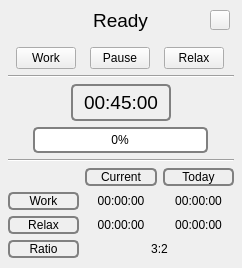
<?xml version="1.0" encoding="UTF-8"?>
<ui version="4.0">
 <class>Form</class>
 <widget class="QWidget" name="Form">
  <property name="geometry">
   <rect>
    <x>0</x>
    <y>0</y>
    <width>242</width>
    <height>268</height>
   </rect>
  </property>
  <property name="windowTitle">
   <string>Schedule</string>
  </property>
  <property name="windowIcon">
   <iconset>
    <normaloff>sun.ico</normaloff>sun.ico</iconset>
  </property>
  <widget class="QWidget" name="layoutWidget">
   <property name="geometry">
    <rect>
     <x>8</x>
     <y>0</y>
     <width>226</width>
     <height>258</height>
    </rect>
   </property>
   <layout class="QVBoxLayout" name="verticalLayout">
    <item>
     <layout class="QVBoxLayout" name="Schedule">
      <item alignment="Qt::AlignHCenter">
       <widget class="QLabel" name="ui_header">
        <property name="maximumSize">
         <size>
          <width>100</width>
          <height>16777215</height>
         </size>
        </property>
        <property name="font">
         <font>
          <family>Ubuntu</family>
          <pointsize>14</pointsize>
          <italic>false</italic>
         </font>
        </property>
        <property name="styleSheet">
         <string notr="true">background-image: url();</string>
        </property>
        <property name="locale">
         <locale language="English" country="UnitedStates"/>
        </property>
        <property name="text">
         <string>Ready</string>
        </property>
        <property name="alignment">
         <set>Qt::AlignCenter</set>
        </property>
       </widget>
      </item>
      <item>
       <layout class="QHBoxLayout" name="buttons">
        <item>
         <widget class="QPushButton" name="button_work">
          <property name="maximumSize">
           <size>
            <width>60</width>
            <height>16777215</height>
           </size>
          </property>
          <property name="styleSheet">
           <string notr="true">background-image: url(bg.jpg);</string>
          </property>
          <property name="text">
           <string>Work</string>
          </property>
         </widget>
        </item>
        <item>
         <widget class="QPushButton" name="button_pause_continue">
          <property name="maximumSize">
           <size>
            <width>60</width>
            <height>16777215</height>
           </size>
          </property>
          <property name="styleSheet">
           <string notr="true">background-image: url(bg.jpg);</string>
          </property>
          <property name="text">
           <string>Pause</string>
          </property>
         </widget>
        </item>
        <item>
         <widget class="QPushButton" name="button_relax">
          <property name="maximumSize">
           <size>
            <width>60</width>
            <height>16777215</height>
           </size>
          </property>
          <property name="styleSheet">
           <string notr="true">background-image: url(bg.jpg);</string>
          </property>
          <property name="text">
           <string>Relax</string>
          </property>
         </widget>
        </item>
       </layout>
      </item>
     </layout>
    </item>
    <item>
     <widget class="Line" name="line_schedule">
      <property name="orientation">
       <enum>Qt::Horizontal</enum>
      </property>
     </widget>
    </item>
    <item>
     <layout class="QVBoxLayout" name="Timer">
      <item alignment="Qt::AlignHCenter">
       <widget class="QLabel" name="ui_timer">
        <property name="sizePolicy">
         <sizepolicy hsizetype="Preferred" vsizetype="Preferred">
          <horstretch>0</horstretch>
          <verstretch>0</verstretch>
         </sizepolicy>
        </property>
        <property name="minimumSize">
         <size>
          <width>100</width>
          <height>0</height>
         </size>
        </property>
        <property name="maximumSize">
         <size>
          <width>100</width>
          <height>16777215</height>
         </size>
        </property>
        <property name="font">
         <font>
          <pointsize>14</pointsize>
         </font>
        </property>
        <property name="layoutDirection">
         <enum>Qt::LeftToRight</enum>
        </property>
        <property name="styleSheet">
         <string notr="true">border: 2px solid grey;
border-radius: 5px;
background-image: url(bg.jpg);</string>
        </property>
        <property name="text">
         <string>00:45:00</string>
        </property>
        <property name="alignment">
         <set>Qt::AlignCenter</set>
        </property>
       </widget>
      </item>
      <item alignment="Qt::AlignHCenter">
       <widget class="QProgressBar" name="ui_progress_bar">
        <property name="sizePolicy">
         <sizepolicy hsizetype="Expanding" vsizetype="Fixed">
          <horstretch>0</horstretch>
          <verstretch>0</verstretch>
         </sizepolicy>
        </property>
        <property name="minimumSize">
         <size>
          <width>175</width>
          <height>0</height>
         </size>
        </property>
        <property name="maximumSize">
         <size>
          <width>16777215</width>
          <height>16777215</height>
         </size>
        </property>
        <property name="styleSheet">
         <string notr="true">QProgressBar {
border: 2px solid grey;
border-radius: 5px;
background-image: url(bg.jpg);
}

QProgressBar::chunk { background-color: orange; }</string>
        </property>
        <property name="maximum">
         <number>100</number>
        </property>
        <property name="value">
         <number>0</number>
        </property>
        <property name="alignment">
         <set>Qt::AlignCenter</set>
        </property>
       </widget>
      </item>
     </layout>
    </item>
    <item>
     <widget class="Line" name="line_timer">
      <property name="orientation">
       <enum>Qt::Horizontal</enum>
      </property>
     </widget>
    </item>
    <item>
     <layout class="QGridLayout" name="Statistics">
      <item row="4" column="2">
       <widget class="QLabel" name="ui_today_relax">
        <property name="enabled">
         <bool>true</bool>
        </property>
        <property name="autoFillBackground">
         <bool>false</bool>
        </property>
        <property name="frameShape">
         <enum>QFrame::NoFrame</enum>
        </property>
        <property name="frameShadow">
         <enum>QFrame::Plain</enum>
        </property>
        <property name="text">
         <string>00:00:00</string>
        </property>
        <property name="alignment">
         <set>Qt::AlignCenter</set>
        </property>
       </widget>
      </item>
      <item row="4" column="1">
       <widget class="QLabel" name="ui_current_relax">
        <property name="font">
         <font>
          <weight>50</weight>
          <bold>false</bold>
         </font>
        </property>
        <property name="text">
         <string>00:00:00</string>
        </property>
        <property name="alignment">
         <set>Qt::AlignCenter</set>
        </property>
       </widget>
      </item>
      <item row="3" column="2">
       <widget class="QLabel" name="ui_today_work">
        <property name="text">
         <string>00:00:00</string>
        </property>
        <property name="alignment">
         <set>Qt::AlignCenter</set>
        </property>
       </widget>
      </item>
      <item row="1" column="1">
       <widget class="QLabel" name="ui_current">
        <property name="font">
         <font>
          <weight>50</weight>
          <bold>false</bold>
         </font>
        </property>
        <property name="styleSheet">
         <string notr="true">border: 2px solid grey;
border-radius: 5px;
background-image: url(bg.jpg);</string>
        </property>
        <property name="text">
         <string>Current</string>
        </property>
        <property name="alignment">
         <set>Qt::AlignCenter</set>
        </property>
       </widget>
      </item>
      <item row="3" column="0">
       <widget class="QLabel" name="ui_work">
        <property name="styleSheet">
         <string notr="true">border: 2px solid grey;
border-radius: 5px;
background-image: url(bg.jpg);</string>
        </property>
        <property name="text">
         <string>Work</string>
        </property>
        <property name="alignment">
         <set>Qt::AlignCenter</set>
        </property>
       </widget>
      </item>
      <item row="3" column="1">
       <widget class="QLabel" name="ui_current_work">
        <property name="font">
         <font>
          <weight>50</weight>
          <bold>false</bold>
         </font>
        </property>
        <property name="text">
         <string>00:00:00</string>
        </property>
        <property name="alignment">
         <set>Qt::AlignCenter</set>
        </property>
       </widget>
      </item>
      <item row="1" column="2">
       <widget class="QLabel" name="ui_today">
        <property name="font">
         <font>
          <weight>50</weight>
          <bold>false</bold>
         </font>
        </property>
        <property name="styleSheet">
         <string notr="true">border: 2px solid grey;
border-radius: 5px;
background-image: url(bg.jpg);</string>
        </property>
        <property name="frameShape">
         <enum>QFrame::NoFrame</enum>
        </property>
        <property name="text">
         <string>Today</string>
        </property>
        <property name="alignment">
         <set>Qt::AlignCenter</set>
        </property>
       </widget>
      </item>
      <item row="4" column="0">
       <widget class="QLabel" name="ui_relax">
        <property name="styleSheet">
         <string notr="true">border: 2px solid grey;
border-radius: 5px;
background-image: url(bg.jpg);</string>
        </property>
        <property name="text">
         <string>Relax</string>
        </property>
        <property name="alignment">
         <set>Qt::AlignCenter</set>
        </property>
       </widget>
      </item>
      <item row="5" column="0">
       <widget class="QLabel" name="ui_ratio">
        <property name="styleSheet">
         <string notr="true">border: 2px solid grey;
border-radius: 5px;
background-image: url(bg.jpg);</string>
        </property>
        <property name="text">
         <string>Ratio</string>
        </property>
        <property name="alignment">
         <set>Qt::AlignCenter</set>
        </property>
       </widget>
      </item>
      <item row="5" column="1" colspan="2">
       <widget class="QLabel" name="ui_current_ratio">
        <property name="text">
         <string>3:2</string>
        </property>
        <property name="alignment">
         <set>Qt::AlignCenter</set>
        </property>
       </widget>
      </item>
     </layout>
    </item>
   </layout>
  </widget>
  <widget class="QPushButton" name="button_settings">
   <property name="geometry">
    <rect>
     <x>210</x>
     <y>10</y>
     <width>20</width>
     <height>20</height>
    </rect>
   </property>
   <property name="styleSheet">
    <string notr="true">background-image: url(bg.jpg);</string>
   </property>
   <property name="icon">
    <iconset>
     <normaloff>settings.gif</normaloff>settings.gif</iconset>
   </property>
  </widget>
 </widget>
 <resources/>
 <connections/>
</ui>
